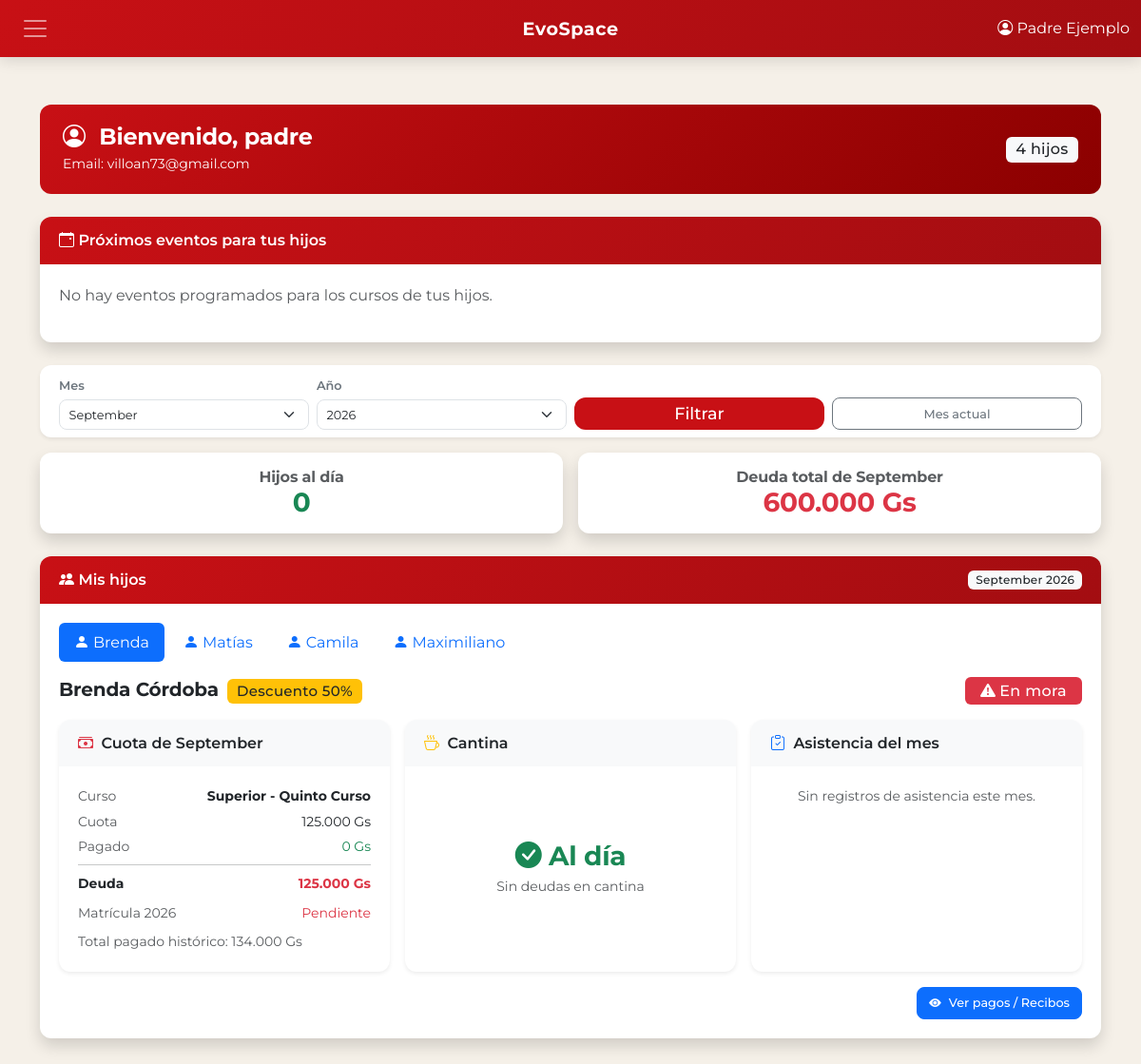
The page /roles/padre.php (signed in) on the database its author committed.
### tables this page shows
CREATE TABLE `usuarios` (
  `id_usuario` int(11) NOT NULL,
  `usuario` varchar(50) NOT NULL,
  `email` varchar(150) NOT NULL,
  `cedula` varchar(20) NOT NULL,
  `password_hash` varchar(255) NOT NULL,
  `id_rol` int(11) NOT NULL,
  `nombre_completo` varchar(150) DEFAULT NULL,
  `telefono` varchar(20) DEFAULT NULL,
  `activo` tinyint(1) DEFAULT 1,
  `fecha_creacion` timestamp NOT NULL DEFAULT current_timestamp()
);

CREATE TABLE `alumnos` (
  `id_alumno` int(11) NOT NULL,
  `nombre` varchar(100) NOT NULL,
  `apellido` varchar(100) NOT NULL,
  `id_curso` int(11) NOT NULL,
  `anio_ingreso` year(4) NOT NULL,
  `horas_profesionales` decimal(6,2) DEFAULT 0.00,
  `ci` varchar(20) NOT NULL,
  `telefono` varchar(20) DEFAULT NULL,
  `id_padre` int(11) DEFAULT NULL,
  `becado` tinyint(1) DEFAULT 0,
  `dia_vencimiento` int(11) DEFAULT NULL,
  `dias_gracia` int(11) DEFAULT NULL,
  `activo` tinyint(1) DEFAULT 1,
  `fecha_creacion` timestamp NOT NULL DEFAULT current_timestamp()
);

CREATE TABLE `cursos` (
  `id_curso` int(11) NOT NULL,
  `nombre` varchar(100) NOT NULL,
  `tipo` enum('Acrotelas','Infantil','Superior') NOT NULL,
  `orden` int(11) NOT NULL,
  `activo` tinyint(1) DEFAULT 1,
  `cupo_maximo` int(11) DEFAULT NULL COMMENT 'NULL = sin limite'
);

### roles/padre.php (the view, shortened to what the rows shown need)
<?php
include '../includes/header.php';
require_once '../config/db.php';
$id_padre = $_SESSION['id_usuario'];
$stmt = $pdo->prepare("SELECT * FROM usuarios WHERE id_usuario = ?");
$stmt->execute([$id_padre]);
$padre = $stmt->fetch(PDO::FETCH_ASSOC);
$stmt = $pdo->prepare("
    SELECT a.*, c.nombre AS curso_nombre, c.tipo AS curso_tipo
    FROM alumnos a
    INNER JOIN cursos c ON a.id_curso = c.id_curso
    WHERE a.id_padre = ? AND a.activo = 1
    ORDER BY a.apellido, a.nombre
");
$stmt->execute([$id_padre]);
$hijos = $stmt->fetchAll(PDO::FETCH_ASSOC);
$config = [];
$stmt = $pdo->query("SELECT clave, valor FROM configuracion");
while ($row = $stmt->fetch(PDO::FETCH_ASSOC)) {
    $config[$row['clave']] = $row['valor'];
}
$porcentajeBeca = (float)($config['porcentaje_beca'] ?? 50.0);
$recargoPorDia = (float)($config['recargo_por_dia'] ?? 1000);
$diaLimite = (int)($config['dia_limite_pago'] ?? 10);
$diasGracia = (int)($config['dias_gracia_pago'] ?? 10);
$mesFiltro = isset($_GET['mes']) ? (int)$_GET['mes'] : date('m');
$anioFiltro = isset($_GET['anio']) ? (int)$_GET['anio'] : date('Y');
function calcularDeuda($pdo, $id_alumno, $mes, $anio, $porcentajeBeca, $recargoPorDia, $diaLimite, $diaVenc = null, $diasGracia = 10) {
    $stmt = $pdo->prepare("
        SELECT p.precio
        FROM alumnos a
        INNER JOIN precios p ON a.id_curso = p.id_curso
        WHERE a.id_alumno = ? AND p.concepto = 'cuota'
    ");
    $stmt->execute([$id_alumno]);
    $cuotaBase = (float)$stmt->fetchColumn() ?: 0;
    $stmt = $pdo->prepare("SELECT becado FROM alumnos WHERE id_alumno = ?");
    $stmt->execute([$id_alumno]);
    $becado = $stmt->fetchColumn();
    $cuota = $becado ? round($cuotaBase * ($porcentajeBeca / 100) / 1000) * 1000 : $cuotaBase;
    $stmt = $pdo->prepare("
        SELECT SUM(total) FROM pagos
        WHERE id_alumno = ?
          AND concepto = 'cuota'
          AND MONTH(fecha) = ?
          AND YEAR(fecha) = ?
    ");
    $stmt->execute([$id_alumno, $mes, $anio]);
    $pagadoCuota = (float)$stmt->fetchColumn() ?: 0;
    $diaVenc = $diaVenc ?? $diaLimite;
    $vencimiento = $diaVenc + $diasGracia;
    $recargo = 0;
    $hoy = getdate();
    $deuda = ($cuota + $recargo) - $pagadoCuota;
    return [
        'cuota' => $cuota,
        'recargo' => $recargo,
        'pagado' => $pagadoCuota,
        'deuda' => $deuda
    ];
}
if (file_exists(__DIR__ . '/../secciones/cantina/funciones.php')) {
    require_once __DIR__ . '/../secciones/cantina/funciones.php';
}
$hijosDatos = [];
foreach ($hijos as $hijo) {
    $id = (int)$hijo['id_alumno'];
    $deudaInfo = calcularDeuda($pdo, $id, $mesFiltro, $anioFiltro, $porcentajeBeca, $recargoPorDia, $diaLimite, $hijo['dia_vencimiento'] ?? null, $diasGracia);
    $stmtPago = $pdo->prepare("SELECT SUM(total) AS total_pagado FROM pagos WHERE id_alumno = ?");
    $stmtPago->execute([$id]);
    $totalHistorico = (float)($stmtPago->fetch(PDO::FETCH_ASSOC)['total_pagado'] ?? 0);
    $matriculaAnioActual = (float)$pdo->query("SELECT COALESCE(SUM(total),0) FROM pagos WHERE id_alumno = $id AND concepto = 'matrícula' AND YEAR(fecha) = " . (int)date('Y'))->fetchColumn();
    $deudaCantina = function_exists('obtenerDeudaAlumnoCantina')
        ? obtenerDeudaAlumnoCantina($pdo, $id)
        : 0;
    $stmtAsist = $pdo->prepare("
        SELECT fecha, presente FROM asistencia
        WHERE id_alumno = ? AND MONTH(fecha) = ? AND YEAR(fecha) = ?
        ORDER BY fecha DESC
    ");
    $stmtAsist->execute([$id, $mesFiltro, $anioFiltro]);
    $asistenciaMes = $stmtAsist->fetchAll(PDO::FETCH_ASSOC);
    $diasRegistrados = count($asistenciaMes);
    $diasPresentes = count(array_filter($asistenciaMes, fn($r) => (int)$r['presente'] === 1));
    $pctAsistencia = $diasRegistrados > 0 ? round($diasPresentes / $diasRegistrados * 100) : null;
    $estado = 'al_dia';
    $estadoTexto = 'Al día';
    $estadoColor = 'success';
    if ($deudaInfo['deuda'] > 0) {
        $estado = 'moroso';
        $estadoTexto = 'En mora';
        $estadoColor = 'danger';
    } elseif ($deudaInfo['pagado'] > 0 && $deudaInfo['recargo'] == 0) {
        $estadoTexto = 'Pagado completo';
    } elseif ($deudaInfo['pagado'] == 0 && $deudaInfo['deuda'] == 0) {
        $estadoTexto = 'Sin cuota este mes';
        $estadoColor = 'secondary';
    }
    $hijosDatos[] = [
        'hijo' => $hijo,
        'deuda' => $deudaInfo,
        'total_historico' => $totalHistorico,
        'matricula_anio' => $matriculaAnioActual,
        'deuda_cantina' => $deudaCantina,
        'asistencia' => $asistenciaMes,
        'dias_registrados' => $diasRegistrados,
        'dias_presentes' => $diasPresentes,
        'pct_asistencia' => $pctAsistencia,
        'estado' => $estado,
        'estado_texto' => $estadoTexto,
        'estado_color' => $estadoColor,
    ];
}
?>
<div class="container mt-3 pt-4">
    <div class="dashboard-greeting mb-4">
        <div>
            <h4 class="fw-bold mb-0"><i class="bi bi-person-circle me-2"></i> Bienvenido, <?= htmlspecialchars($padre['usuario']) ?></h4>
            <small>Email: <?= htmlspecialchars($padre['email']) ?></small>
        </div>
    </div>
    <?php if (count($hijosDatos) > 0): ?>
    <div class="card shadow">
        <div class="card-body">
            <ul class="nav nav-pills gap-1 mb-3" id="tabsHijos" role="tablist">
                <?php foreach ($hijosDatos as $i => $hd): ?>
                    <li class="nav-item" role="presentation">
                        <button class="nav-link <?= $i === 0 ? 'active' : '' ?>"
                                id="tab-hijo-<?= $hd['hijo']['id_alumno'] ?>"
                                data-bs-toggle="tab" data-bs-target="#panel-hijo-<?= $hd['hijo']['id_alumno'] ?>"
                                type="button" role="tab">
                            <i class="bi bi-person-fill me-1"></i><?= htmlspecialchars(explode(' ', trim($hd['hijo']['nombre'] . ' ' . $hd['hijo']['apellido']))[0]) ?>
                        </button>
                    </li>
                <?php endforeach; ?>
            </ul>
            <div class="tab-content" id="tabsHijosContent">
                <?php foreach ($hijosDatos as $i => $hd):
                    $hijo = $hd['hijo'];
                    $d = $hd['deuda'];
                ?>
                    <div class="tab-pane fade <?= $i === 0 ? 'show active' : '' ?>" id="panel-hijo-<?= $hijo['id_alumno'] ?>" role="tabpanel">
                        <div class="d-flex justify-content-between align-items-center flex-wrap gap-2 mb-3">
                            <h5 class="mb-0"><?= htmlspecialchars($hijo['nombre'] . ' ' . $hijo['apellido']) ?>
                                <span class="badge bg-<?= $hijo['becado'] ? 'warning text-dark' : 'secondary' ?> ms-1"><?= $hijo['becado'] ? 'Descuento 50%' : 'Precio completo' ?></span>
                            </h5>
                            <span class="badge bg-<?= $hd['estado_color'] ?> fs-6 px-3"><i class="bi bi-<?= $hd['estado'] === 'moroso' ? 'exclamation-triangle-fill' : 'check-circle-fill' ?> me-1"></i><?= $hd['estado_texto'] ?></span>
                        </div>
                        <div class="row g-3">
                            <div class="col-md-4">
                                <div class="card h-100 shadow-sm">
                                    <div class="card-header bg-light"><i class="bi bi-cash-stack me-1 text-danger"></i> Cuota de <?= date('F', mktime(0,0,0,$mesFiltro,1)) ?></div>
                                    <div class="card-body small">
                                        <p class="mb-1 d-flex justify-content-between"><span class="text-muted">Curso</span><strong><?= htmlspecialchars($hijo['curso_tipo'] . ' - ' . $hijo['curso_nombre']) ?></strong></p>
                                        <p class="mb-1 d-flex justify-content-between"><span class="text-muted">Cuota</span><span><?= number_format($d['cuota'], 0, ',', '.') ?> Gs</span></p>
                                        <p class="mb-1 d-flex justify-content-between"><span class="text-muted">Pagado</span><span class="text-success"><?= number_format($d['pagado'], 0, ',', '.') ?> Gs</span></p>
                                        <hr class="my-2">
                                        <p class="mb-0 d-flex justify-content-between fw-bold"><span>Deuda</span><span class="text-<?= $d['deuda'] > 0 ? 'danger' : 'success' ?>"><?= $d['deuda'] > 0 ? number_format($d['deuda'], 0, ',', '.') . ' Gs' : 'Al día' ?></span></p>
                                        <p class="mt-2 mb-0 d-flex justify-content-between">
                                            <span class="text-muted">Matrícula <?= date('Y') ?></span>
                                            <?php if ($hd['matricula_anio'] > 0): ?>
                                                <span class="text-success">Pagada</span>
                                            <?php else: ?>
                                                <span class="text-danger">Pendiente</span>
                                            <?php endif; ?>
                                        </p>
                                        <p class="mt-2 mb-0 text-muted">Total pagado histórico: <?= number_format($hd['total_historico'], 0, ',', '.') ?> Gs</p>
                                    </div>
                                </div>
                            </div>
                            <div class="col-md-4">
                                <div class="card h-100 shadow-sm <?= $hd['deuda_cantina'] > 0 ? 'border-warning' : '' ?>">
                                    <div class="card-header bg-light"><i class="bi bi-cup-hot me-1 text-warning"></i> Cantina</div>
                                    <div class="card-body d-flex flex-column align-items-center justify-content-center text-center small">
                                        <?php if ($hd['deuda_cantina'] > 0): ?>
                                            <h3 class="text-warning fw-bold mb-1"><?= number_format($hd['deuda_cantina'], 0, ',', '.') ?> Gs</h3>
                                            <span class="badge bg-warning text-dark">Deuda pendiente de fiado</span>
                                        <?php else: ?>
                                            <h3 class="text-success fw-bold mb-1"><i class="bi bi-check-circle-fill"></i> Al día</h3>
                                            <span class="text-muted">Sin deudas en cantina</span>
                                        <?php endif; ?>
                                    </div>
                                </div>
                            </div>
                            <div class="col-md-4">
                                <div class="card h-100 shadow-sm">
                                    <div class="card-header bg-light"><i class="bi bi-clipboard-check me-1 text-primary"></i> Asistencia del mes</div>
                                    <div class="card-body text-center">
                                        <?php if ($hd['pct_asistencia'] === null): ?>
                                            <p class="text-muted small mb-2">Sin registros de asistencia este mes.</p>
                                        <?php endif; ?>
                                    </div>
                                </div>
                            </div>
                        </div>
                        <div class="mt-3 text-end">
                            <button onclick="verPagos(<?= $hijo['id_alumno'] ?>)" class="btn btn-primary btn-sm">
                                <i class="bi bi-eye-fill"></i> Ver pagos / Recibos
                            </button>
                        </div>
                    </div>
                <?php endforeach; ?>
            </div>
        </div>
    </div>
    <?php else: ?>
        <div class="alert alert-info">No tienes hijos registrados en el sistema.</div>
    <?php endif; ?>
</div>
<?php include '../includes/footer.php'; ?>

### rows shown on the page
usuarios: usuario "padre", email "villoan73@gmail.com"
alumnos: nombre "Brenda", nombre+apellido "Brenda Córdoba"
alumnos: nombre "Matías"
alumnos: nombre "Camila"
alumnos: nombre "Maximiliano"
cursos: tipo+nombre "Superior - Quinto Curso"

### other values the page prints
$_SESSION['nombre_completo'] "Padre Ejemplo"
count($hijos) "4"
$hijosAlDia "0"
date('F', mktime(0,0,0,$mesFiltro,1)) "September"
$deudaTotalMes "600.000"
$anioFiltro "2026"
$hd['estado_texto'] "En mora"
$d['cuota'] "125.000"
$d['pagado'] "0"
$d['deuda'] "125.000"
$hd['total_historico'] "134.000"
form field mes "September"
form field anio "2026"
